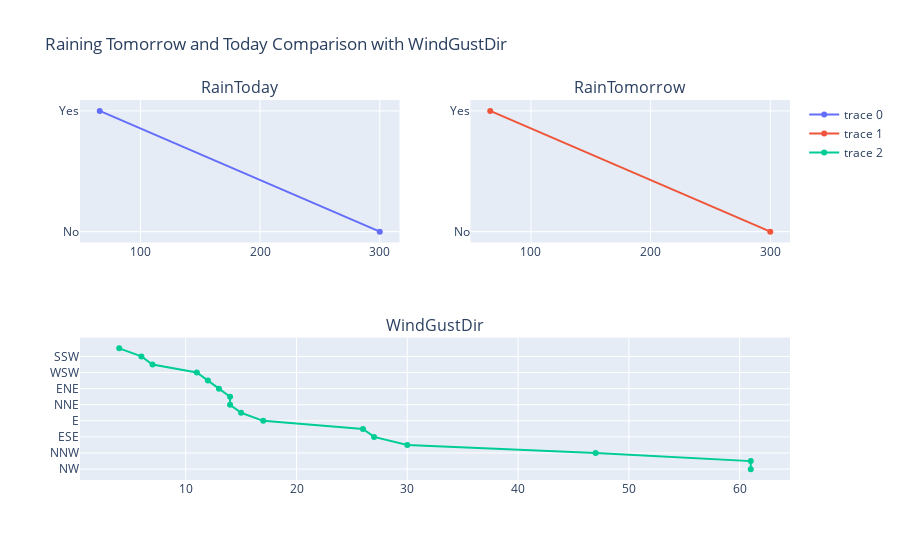

Here is the notebook cell this chart was saved with:
### Markdown cell above
#### Comparison between Rain Today,Tomorrow & windgustspeed@3_PM

### Code cell
fig = make_subplots(
    rows=2, cols=2,
    specs=[[{}, {}],
           [{"colspan": 2}, None]],
    subplot_titles=("RainToday","RainTomorrow", "WindGustDir"))

fig.add_trace(go.Scatter(x=Today.values, y=Today.index),
                 row=1, col=1)

fig.add_trace(go.Scatter(x=Tomorrow.values, y=Tomorrow.index),
                 row=1, col=2)

fig.add_trace(go.Scatter(x=wdir_three.values, y=wdir_three.index),
                 row=2, col=1)

fig.update_layout(showlegend=True, title_text="Raining Tomorrow and Today Comparison with WindGustDir")

fig.show()

### Figure 1 — Plotly figure (JSON) as saved in the notebook; plotly's stock layout.template omitted (floating-point values rounded to 4 significant figures)
{"data": [{"type": "scatter", "x": [300, 66], "xaxis": "x", "y": ["No", "Yes"], "yaxis": "y"}, {"type": "scatter", "x": [300, 66], "xaxis": "x2", "y": ["No", "Yes"], "yaxis": "y2"}, {"type": "scatter", "x": [61, 61, 47, 30, 27, 26, 17, 15, 14, 14, 13, 12, 11, 7, 6, 4], "xaxis": "x3", "y": ["NW", "WNW", "NNW", "N", "ESE", "W", "E", "NE", "NNE", "S", "ENE", "SE", "WSW", "SSE", "SSW", "SW"], "yaxis": "y3"}], "layout": {"annotations": [{"font": {"size": 16}, "showarrow": false, "text": "RainToday", "x": 0.225, "xanchor": "center", "xref": "paper", "y": 1, "yanchor": "bottom", "yref": "paper"}, {"font": {"size": 16}, "showarrow": false, "text": "RainTomorrow", "x": 0.775, "xanchor": "center", "xref": "paper", "y": 1, "yanchor": "bottom", "yref": "paper"}, {"font": {"size": 16}, "showarrow": false, "text": "WindGustDir", "x": 0.5, "xanchor": "center", "xref": "paper", "y": 0.375, "yanchor": "bottom", "yref": "paper"}], "showlegend": true, "title": {"text": "Raining Tomorrow and Today Comparison with WindGustDir"}, "xaxis": {"anchor": "y", "domain": [0, 0.45]}, "xaxis2": {"anchor": "y2", "domain": [0.55, 1]}, "xaxis3": {"anchor": "y3", "domain": [0, 1]}, "yaxis": {"anchor": "x", "domain": [0.625, 1]}, "yaxis2": {"anchor": "x2", "domain": [0.625, 1]}, "yaxis3": {"anchor": "x3", "domain": [0, 0.375]}}}
